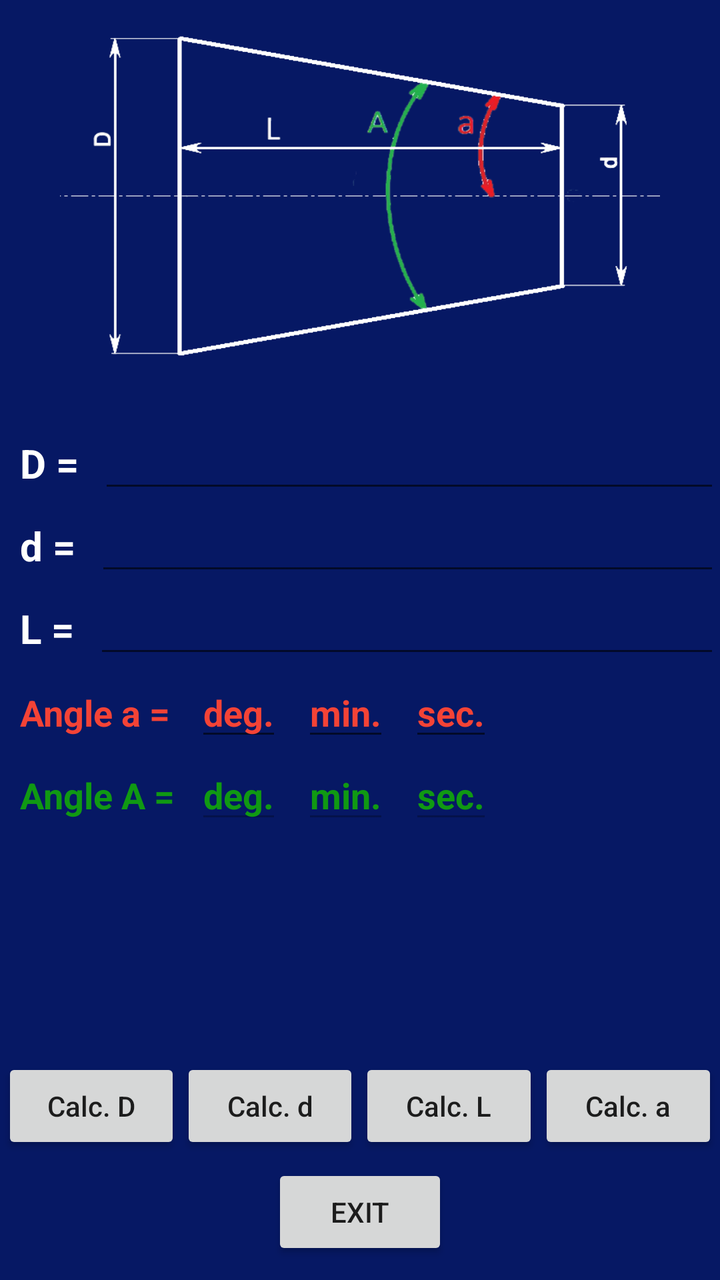
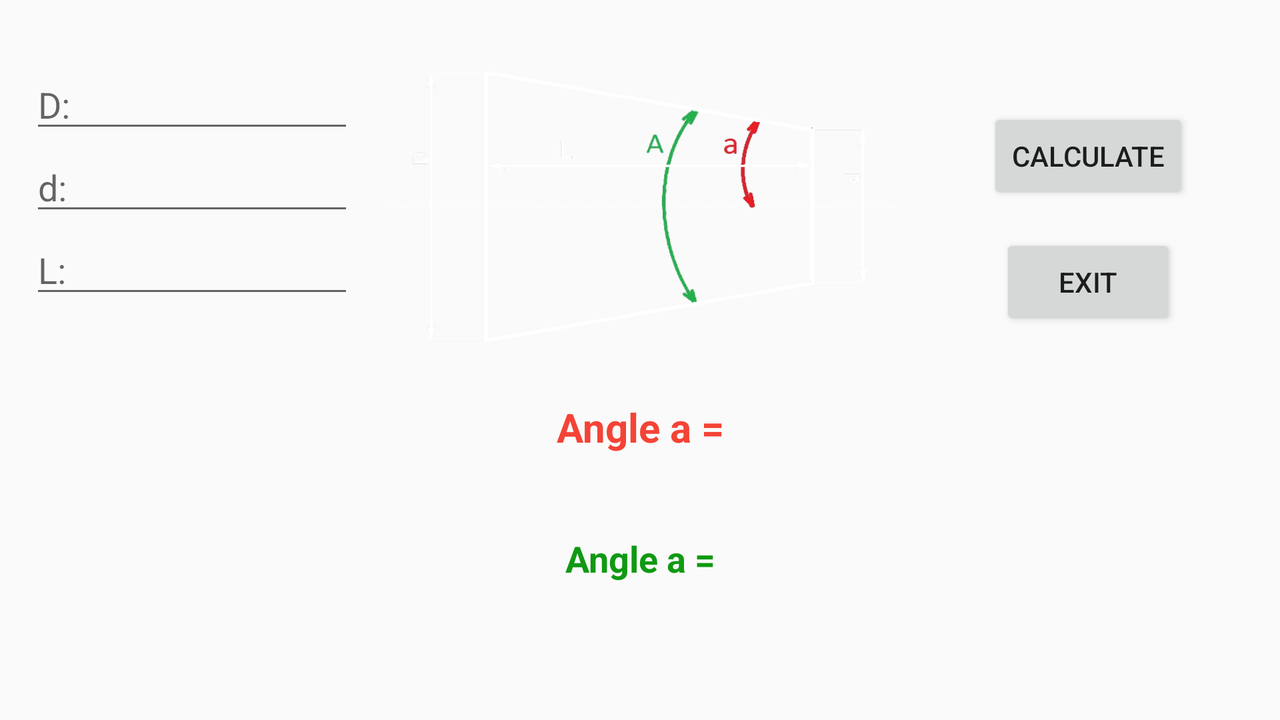

One screen, two layout resources from the same app: the default and the repository's alternative for another configuration. Each is rendered where Android would select it; the XML of both is given below.
<!-- AndroidManifest.xml: application theme Theme.AppCompat.Light.NoActionBar -->
<!-- res/layout/activity_main.xml -->
<?xml version="1.0" encoding="utf-8"?>
<LinearLayout
    xmlns:android="http://schemas.android.com/apk/res/android"
    xmlns:app="http://schemas.android.com/apk/res-auto"
    xmlns:tools="http://schemas.android.com/tools"
    android:layout_width="match_parent"
    android:layout_height="match_parent"
    tools:context=".MainActivity"
    android:orientation="vertical"
    android:background="#061864"
    android:gravity="center_horizontal">

    <Button
        android:id="@+id/button"
        android:layout_width="300dp"
        android:layout_height="200dp"
        android:background="@drawable/drawwing_white"
        android:gravity="center|center_horizontal" />

    <LinearLayout
        android:id="@+id/LinearLayout"
        android:layout_width="match_parent"
        android:layout_height="wrap_content"
        android:orientation="vertical">

        <LinearLayout
            android:layout_width="match_parent"
            android:layout_height="wrap_content"
            android:layout_marginTop="10dp"
            android:orientation="horizontal">

            <TextView
                android:layout_width="wrap_content"
                android:layout_height="wrap_content"
                android:layout_marginLeft="10dp"
                android:text="D =  "
                android:textColor="#fff"
                android:textSize="20dp"
                android:textStyle="bold" />

            <EditText
                android:id="@+id/editText"
                android:layout_width="match_parent"
                android:layout_height="wrap_content"
                android:inputType="numberDecimal"
                android:textColor="#fff"
                android:textColorHint="#fff"
                android:textStyle="bold" />
        </LinearLayout>

        <LinearLayout
            android:layout_width="match_parent"
            android:layout_height="wrap_content"
            android:orientation="horizontal">

            <TextView
                android:layout_width="wrap_content"
                android:layout_height="wrap_content"
                android:layout_marginLeft="10dp"
                android:text="d =  "
                android:textColor="#fff"
                android:textSize="20dp"
                android:textStyle="bold" />

            <EditText
                android:id="@+id/editText2"
                android:layout_width="match_parent"
                android:layout_height="wrap_content"
                android:inputType="numberDecimal"
                android:textColor="#fff"
                android:textColorHint="#fff"
                android:textStyle="bold" />
        </LinearLayout>

        <LinearLayout
            android:layout_width="match_parent"
            android:layout_height="wrap_content"
            android:orientation="horizontal">

            <TextView
                android:layout_width="wrap_content"
                android:layout_height="wrap_content"
                android:layout_marginLeft="10dp"
                android:text="L =  "
                android:textColor="#fff"
                android:textSize="20dp"
                android:textStyle="bold" />

            <EditText
                android:id="@+id/editText3"
                android:layout_width="match_parent"
                android:layout_height="wrap_content"
                android:ems="10"
                android:inputType="numberDecimal"
                android:textColor="#fff"
                android:textColorHint="#fff"
                android:textStyle="bold" />
        </LinearLayout>
        <TableLayout xmlns:android="http://schemas.android.com/apk/res/android"
            android:layout_height="match_parent"
            android:layout_width="wrap_content">
            <TableRow
                android:weightSum="1">
                <TextView
                    android:id="@+id/textView"
                    android:textSize="18dp"
                    android:textStyle="bold"
                    android:layout_width="match_parent"
                    android:layout_height="wrap_content"
                    android:layout_marginLeft="10dp"
                    android:hint="@string/angle"
                    android:textColor="@color/angle"
                    android:textColorHint="@color/angle"/>
                <EditText
                    android:id="@+id/a_deg"
                    android:textSize="18dp"
                    android:textStyle="bold"
                    android:layout_width="match_parent"
                    android:layout_height="wrap_content"
                    android:layout_marginLeft="10dp"
                    android:hint="@string/degrees"
                    android:textColor="@color/angle"
                    android:textColorHint="@color/angle"
                    android:inputType="numberDecimal"
                    android:maxLength="3"/>
                <EditText
                    android:id="@+id/a_min"
                    android:textSize="18dp"
                    android:textStyle="bold"
                    android:layout_width="match_parent"
                    android:layout_height="wrap_content"
                    android:layout_marginLeft="10dp"
                    android:hint="@string/min"
                    android:textColor="@color/angle"
                    android:textColorHint="@color/angle"
                    android:inputType="numberDecimal"
                    android:maxLength="2"/>
                <EditText
                    android:id="@+id/a_sec"
                    android:textSize="18dp"
                    android:textStyle="bold"
                    android:layout_width="match_parent"
                    android:layout_height="wrap_content"
                    android:layout_marginLeft="10dp"
                    android:hint="@string/sec"
                    android:textColor="@color/angle"
                    android:textColorHint="@color/angle"
                    android:inputType="numberDecimal"
                    android:maxLength="2"/>
            </TableRow><TableRow
            android:weightSum="1">
            <TextView
                android:id="@+id/textView1"
                android:textSize="18dp"
                android:textStyle="bold"
                android:layout_width="match_parent"
                android:layout_height="wrap_content"
                android:layout_marginLeft="10dp"
                android:hint="@string/angleA"
                android:textColor="@color/angleA"
                android:textColorHint="@color/angleA"
                android:inputType="numberDecimal"/>
            <EditText
                android:id="@+id/A_deg"
                android:textSize="18dp"
                android:textStyle="bold"
                android:layout_width="match_parent"
                android:layout_height="wrap_content"
                android:layout_marginLeft="10dp"
                android:hint="@string/degrees"
                android:textColor="@color/angleA"
                android:textColorHint="@color/angleA"
                android:inputType="numberDecimal"
                android:maxLength="3"
                android:enabled="false"/>
            <EditText
                android:id="@+id/A_min"
                android:textSize="18dp"
                android:textStyle="bold"
                android:layout_width="match_parent"
                android:layout_height="wrap_content"
                android:layout_marginLeft="10dp"
                android:hint="@string/min"
                android:textColor="@color/angleA"
                android:textColorHint="@color/angleA"
                android:inputType="numberDecimal"
                android:maxLength="2"
                android:enabled="false"/>
            <EditText
                android:id="@+id/A_sec"
                android:textSize="18dp"
                android:textStyle="bold"
                android:layout_width="match_parent"
                android:layout_height="wrap_content"
                android:layout_marginLeft="10dp"
                android:hint="@string/sec"
                android:textColor="@color/angleA"
                android:textColorHint="@color/angleA"
                android:inputType="numberDecimal"
                android:maxLength="2"
                android:enabled="false"/>
        </TableRow>
        </TableLayout>
    </LinearLayout>

    <TableLayout xmlns:android="http://schemas.android.com/apk/res/android"
        android:layout_height="match_parent"
        android:layout_width="match_parent"
        android:layout_marginTop="10dp"
        android:gravity="bottom"
        android:layout_marginBottom="10dp"
        android:layout_marginLeft="1dp"
        android:layout_marginRight="1dp">
        <TableRow
            android:weightSum="1">
            <Button
                android:id="@+id/calc_D"
                android:layout_width="0dp"
                android:layout_weight="0.25"
                android:layout_height="wrap_content"
                android:text="@string/calculate_D_big"
                android:layout_marginBottom="5dp"
                android:onClick="onClick"
                android:textAllCaps="false"/>
            <Button
                android:id="@+id/calc_d"
                android:layout_width="0dp"
                android:layout_weight="0.25"
                android:layout_height="wrap_content"
                android:text="@string/calculate_d"
                android:layout_marginBottom="5dp"
                android:onClick="onClick"
                android:textAllCaps="false"/>
            <Button
                android:id="@+id/calc_L"
                android:layout_width="0dp"
                android:layout_weight="0.25"
                android:layout_height="wrap_content"
                android:text="@string/calculate_L"
                android:layout_marginBottom="5dp"
                android:onClick="onClick"
                android:textAllCaps="false"/>
            <Button
                android:id="@+id/calc_angle"
                android:layout_width="0dp"
                android:layout_weight="0.25"
                android:layout_height="wrap_content"
                android:text="@string/calculate_A_a"
                android:layout_marginBottom="5dp"
                android:onClick="onClick"
                android:textAllCaps="false"/>
        </TableRow>
        <TableRow
            android:weightSum="1"
            android:gravity="center">
            <Button
                android:id="@+id/exit"
                android:layout_width="wrap_content"
                android:layout_height="wrap_content"
                android:text="@string/exit"
                android:gravity="center"
                android:onClick="onClick"/>
        </TableRow>
    </TableLayout>
</LinearLayout>
<!-- resources referenced by this layout -->
<resources>
  <color name="angle">#F44336</color>
  <color name="angleA">#109913</color>
  <!-- drawable drawwing_white: png bitmap (drawable, 25063 bytes) -->
  <string name="angle">Angle a = </string>
  <string name="angleA">Angle A = </string>
  <string name="calculate_A_a">Calc. a</string>
  <string name="calculate_D_big">Calc. D</string>
  <string name="calculate_L">Calc. L</string>
  <string name="calculate_d">Calc. d</string>
  <string name="degrees"> deg. </string>
  <string name="exit">Exit</string>
  <string name="min"> min.</string>
  <string name="sec"> sec.</string>
</resources>
<!-- res/layout-land/activity_main.xml (the repository's variant of the layout above) -->
<!-- drawn on the phone turned sideways -->
<?xml version="1.0" encoding="utf-8"?>
<LinearLayout
    xmlns:android="http://schemas.android.com/apk/res/android"
    xmlns:app="http://schemas.android.com/apk/res-auto"
    xmlns:tools="http://schemas.android.com/tools"
    android:layout_width="match_parent"
    android:layout_height="match_parent"
    tools:context=".MainActivity"
    android:orientation="vertical">
    <TableLayout xmlns:android="http://schemas.android.com/apk/res/android"
        android:layout_height="wrap_content"
        android:layout_width="match_parent"
        android:stretchColumns="*"
        android:weightSum="1"
        android:layout_marginTop="20dp">
        <TableRow
            android:weightSum="1">
            <LinearLayout
                android:orientation="vertical"
                android:layout_width="0dp"
                android:layout_weight="0.3"
                android:layout_height="wrap_content"
                android:id="@+id/LinearLayout">
                <EditText
                    android:layout_marginTop="10dp"
                    android:id="@+id/editText"
                    android:layout_width="match_parent"
                    android:layout_height="wrap_content"
                    android:hint="D:"
                    android:inputType="numberDecimal"
                    android:layout_marginLeft="15dp"
                    android:layout_marginRight="15dp"/>
                <EditText
                    android:id="@+id/editText2"
                    android:layout_width="match_parent"
                    android:layout_height="wrap_content"
                    android:inputType="numberDecimal"
                    android:hint="d:"
                    android:layout_marginLeft="15dp"
                    android:layout_marginRight="15dp"/>
                <EditText
                    android:id="@+id/editText3"
                    android:layout_width="match_parent"
                    android:layout_height="wrap_content"
                    android:ems="10"
                    android:hint="L:"
                    android:inputType="numberDecimal"
                    android:layout_marginLeft="15dp"
                    android:layout_marginRight="15dp"/>
            </LinearLayout>
            <Button
                android:id="@+id/button"
                android:layout_weight="0.4"
                android:layout_width="0dp"
                android:layout_height="170dp"
                android:background="@drawable/drawwing_white"
                android:gravity="bottom"
                android:text="" />
            <LinearLayout
                android:orientation="vertical"
                android:layout_width="0dp"
                android:layout_height="match_parent"
                android:gravity="bottom|center"
                android:layout_weight="0.3">
                <Button
                    android:id="@+id/button3"
                    android:layout_width="wrap_content"
                    android:layout_height="wrap_content"
                    android:text="@string/calculate"
                    android:gravity="center" />
                <Button
                    android:id="@+id/button2"
                    android:layout_width="wrap_content"
                    android:layout_height="wrap_content"
                    android:text="@string/exit"
                    android:gravity="center"
                    android:layout_marginBottom="25dp"
                    android:layout_marginTop="15dp"/>

            </LinearLayout>
        </TableRow>

    </TableLayout>
    <TextView
        android:id="@+id/textView"
        android:textStyle="bold"
        android:textSize="20dp"
        android:layout_width="match_parent"
        android:layout_height="wrap_content"
        android:gravity="center"
        android:text="@string/angle"
        android:layout_marginTop="10dp"
        android:textColor="@color/angle"/>
    <TextView
        android:id="@+id/textView1"
        android:textSize="18dp"
        android:textStyle="bold"
        android:layout_width="match_parent"
        android:layout_height="wrap_content"
        android:layout_marginTop="40dp"
        android:gravity="center"
        android:text="@string/angle"
        android:textColor="@color/angleA"/>

</LinearLayout>
<!-- resources referenced by the variant -->
<!-- as the phone turned sideways resolves them -->
<resources>
  <color name="angle">#F44336</color>
  <color name="angleA">#109913</color>
  <!-- drawable drawwing_white: png bitmap (drawable, 25063 bytes) -->
  <string name="angle">Angle a = </string>
  <string name="calculate">Calculate</string>
  <string name="exit">Exit</string>
</resources>
